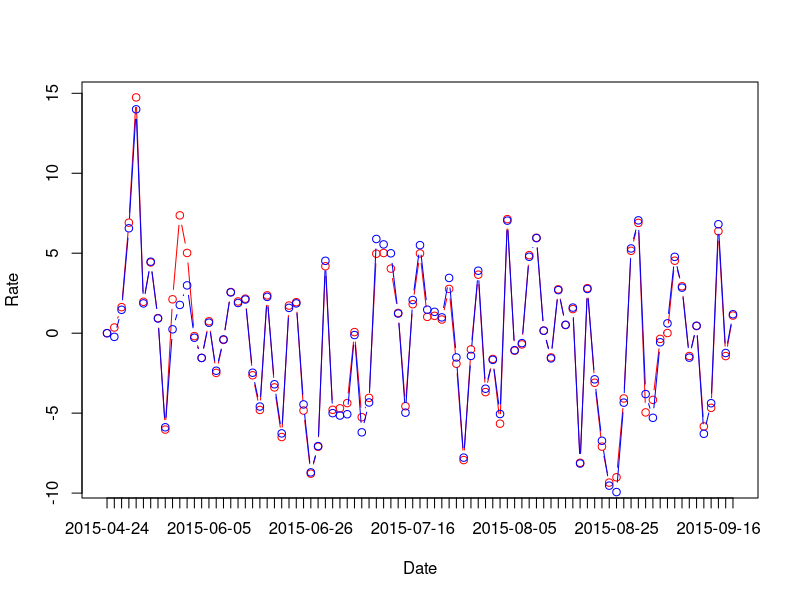
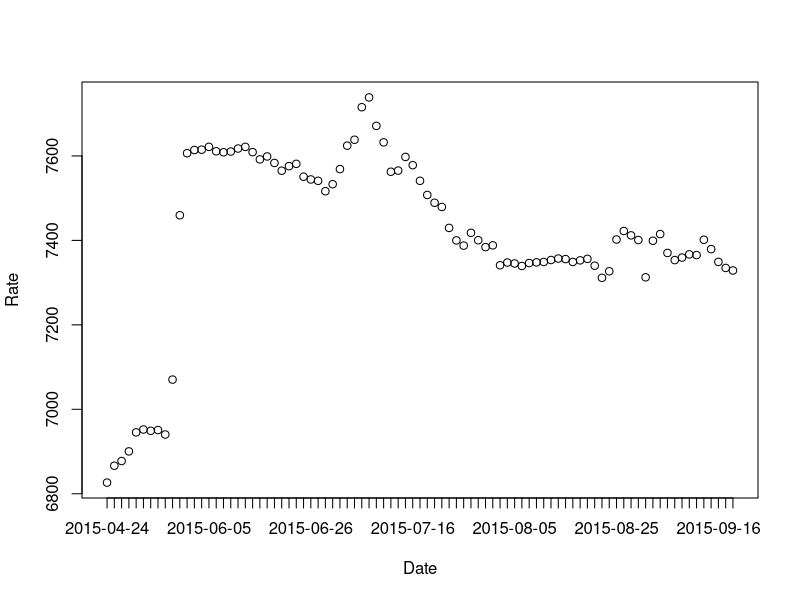
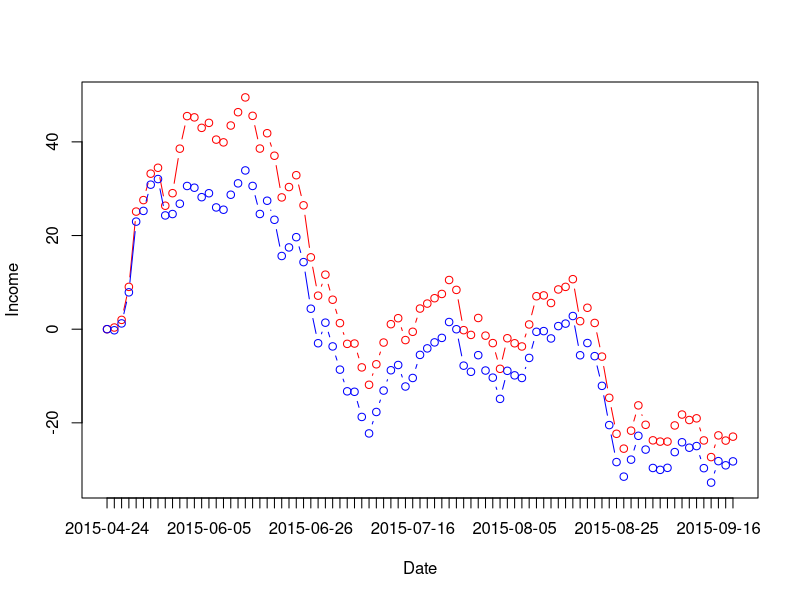

Reproduce these figures in R, in order.
i100 <- read.table("i100.csv", sep=',', header=TRUE, stringsAsFactors=FALSE)
i100 <- na.omit(i100)
i100$Date <- as.Date(i100$Date, "%Y/%m/%d")
i100 <- i100[order(i100$Date),]

for (i in 2:length(i100$Date)) i100[i, "IndexRate"] <- (i100[i, "Close"] / i100[i - 1, "Close"] - 1) * 100
i100[1, "IndexRate"] <- 0
for (i in 2:length(i100$Date)) i100[i, "FundRate"] <- (i100[i, "Net"] / i100[i - 1, "Net"] - 1) * 100
i100[1, "FundRate"] <- 0

plot(i100$IndexRate, type='b', col='red', xaxt='n', xlab='Date', ylab='Rate')
lines(i100$FundRate, type='b', col='blue')
axis(1, 1:length(i100$Date), labels=i100$Date)

i100$FixRate <- i100$Close/i100$Net
dev.new()
plot(i100$FixRate, xaxt='n', xlab='Date', ylab='Rate')
axis(1, 1:length(i100$Date), labels=i100$Date)

start <- 1
i100$IndexIncome <- (i100$Close / i100[start, 'Close'] - 1) * 100
i100$FundIncome <- (i100$Net /i100[start, 'Net'] - 1) * 100
max4p <- max(i100$IndexIncome, i100$FundIncome)
min4p <- min(i100$IndexIncome, i100$FundIncome)
dev.new()
plot(i100$IndexIncome, type='b', col='red', xaxt='n', xlab='Date', ylab='Income', ylim=c(min4p, max4p))
lines(i100$FundIncome, type='b', col='blue')
axis(1, 1:length(i100$Date), labels=i100$Date)

startDate <- as.Date('2015-06-03', '%Y-%m-%d')
tmp_i100 <- i100[which(i100$Date >= startDate),]
mean(abs(tmp_i100$FundRate) - abs(tmp_i100$IndexRate))
sd(abs(tmp_i100$FundRate) - abs(tmp_i100$IndexRate))